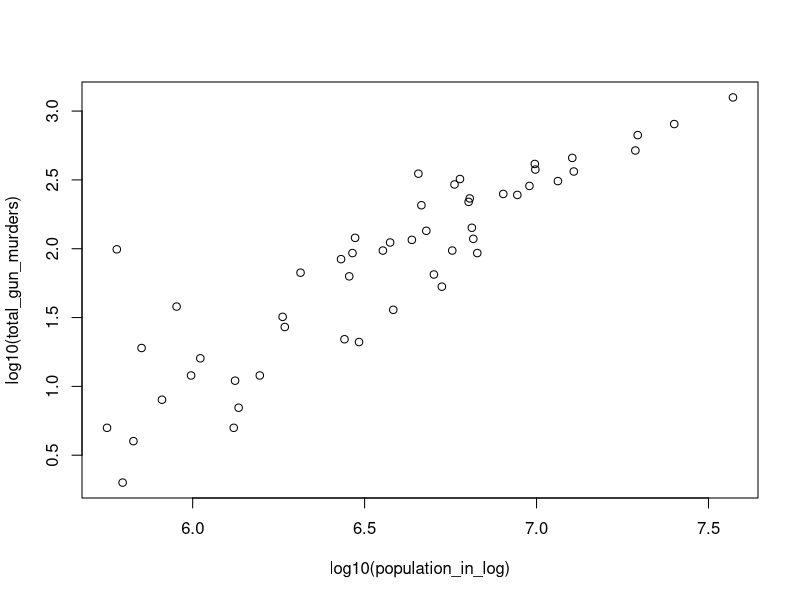
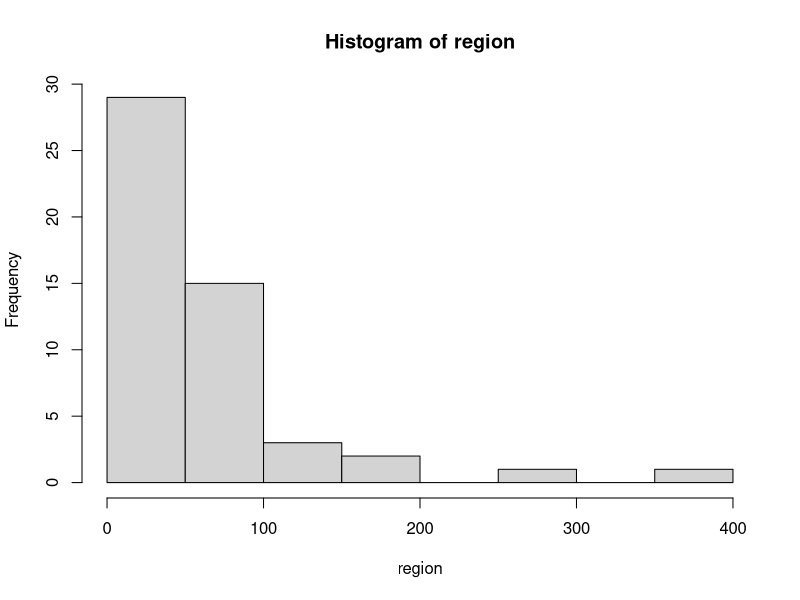
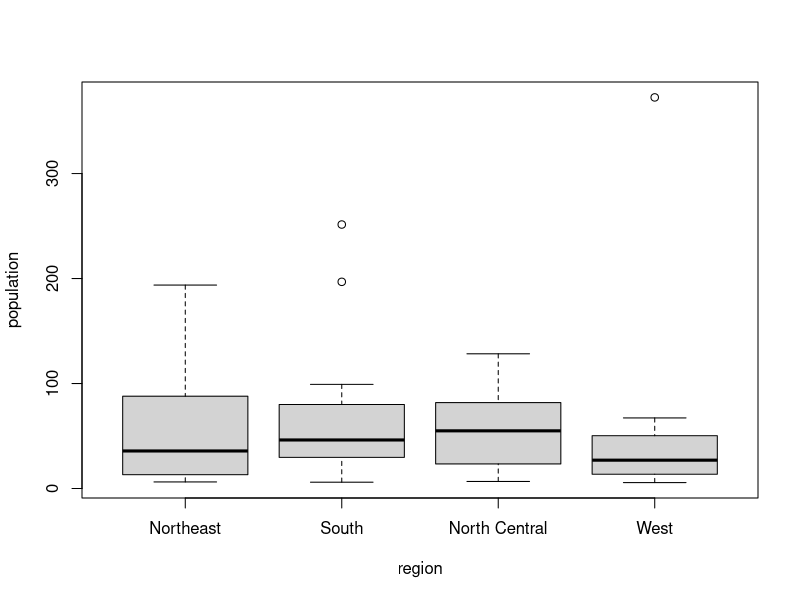

Generate these figures, in order, with R:
## ---- chunk 1
knitr::opts_chunk$set(echo = TRUE)
## ---- chunk 2
summary(cars)
## ---- chunk 3
library (dslabs)
data (murders)
## ---- chunk 4
pop = murders$population
sort(pop)[1]
## ---- chunk 5
order(pop)[1]
## ---- chunk 6
which.min(pop)
## ---- chunk 7

murders$state[which.min(murders$population)]
## ---- chunk 8
ranks = rank(pop)
states = murders$state
my_df = data.frame(name = states, rank = ranks)
my_df
## ---- chunk 9
ranks = rank(pop)
state = murders$state
my_df = data.frame(states = state, rank = ranks)
ind = order(my_df$rank)
my_df = data.frame(states = my_df$states[ind], rank = my_df$rank[ind])
my_df
## ---- chunk 10
population_in_log <- murders$population
total_gun_murders <- murders$total
plot(log10(population_in_log), log10(total_gun_murders))
## ---- chunk 11
region <- with(murders, population/100000)
hist(region)
## ---- chunk 12
murders$population <- with(murders, population/100000)
boxplot(population~region, data = murders)
